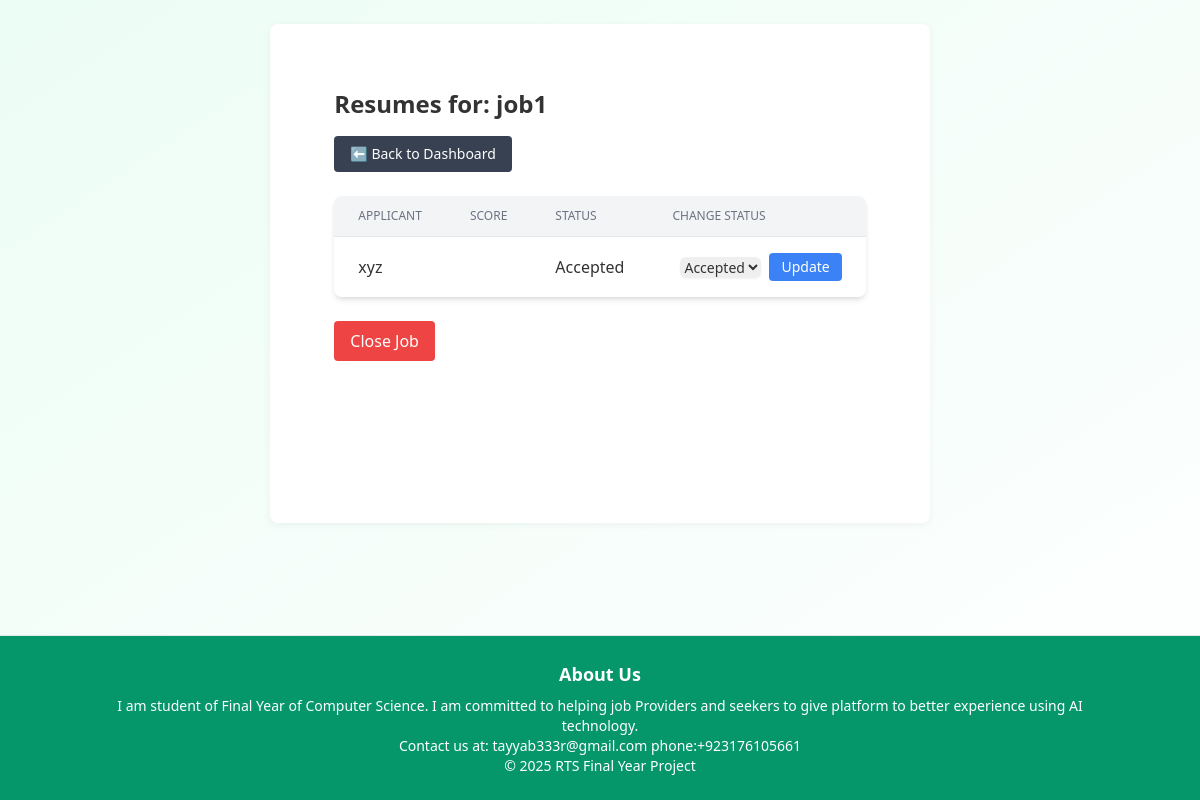
The app's page /job/1/resumes/ (signed in) with its own data.
### RTS_APP/models.py (models this page shows, shortened)
class Job(models.Model):
    provider = models.ForeignKey(User, on_delete=models.CASCADE, related_name='jobs', limit_choices_to={'role': 'provider'})
    title = models.CharField(max_length=100)
    description = models.TextField(max_length=1000)
    postDate = models.DateTimeField(auto_now_add=True)
    seats = models.PositiveIntegerField(default=1)
    is_closed = models.BooleanField(default=False)

class Resume(models.Model):
    user = models.ForeignKey(User, on_delete=models.CASCADE, related_name='resumes', limit_choices_to={'role': 'seeker'})
    job = models.ForeignKey(Job, on_delete=models.CASCADE, related_name='resumes')
    resume = models.FileField(upload_to='resumes/')
    uploadDate = models.DateTimeField(auto_now_add=True)
    status = models.CharField(max_length=10, choices=STATUS_CHOICES, default='Pending')

class User(AbstractUser):
    ROLE_CHOICES = (
        ('seeker', 'Job Seeker'),
        ('provider', 'Job Provider'),
    )
    role = models.CharField(max_length=10, choices=ROLE_CHOICES)
    email = models.EmailField(unique=True)  # ✅ Ensure uniqueness

### RTS_APP/views.py (the view)
# urls.py: path('job/<int:job>/resumes/', views.view_resumes_for_job, name='view_resumes_for_job'),
@login_required
def view_resumes_for_job(request, job):
    job_obj = Job.objects.get(id=job, provider=request.user)
    resumes = Resume.objects.filter(job=job_obj)
    return render(request, 'job_resumes.html', {'job': job_obj, 'resumes': resumes})

### RTS_APP/templates/job_resumes.html (shortened to what this page needs)
{% extends "base.html" %}
{% load static %}
{% block css %}
<link rel="stylesheet" href="{% static 'css/job_resumes.css' %}">
{% endblock %}
{% block content %}
<div class="max-w-6xl mx-auto p-6">
    <h2 class="text-2xl font-semibold mb-4">Resumes for: {{ job.title }}</h2>
    <div class="mb-6 flex justify-start">
        <a href="{% url 'dashboard_jobprovider' %}" class="inline-block px-4 py-2 bg-gray-700 text-white text-sm rounded hover:bg-gray-800 transition"> ⬅️ Back to Dashboard </a>
    </div>
    <div class="overflow-x-auto bg-white shadow-md rounded-lg">
        <table class="min-w-full divide-y divide-gray-200">
            <thead class="bg-gray-100">
                <tr>
                    <th class="px-6 py-3 text-left text-xs font-medium text-gray-500 uppercase">Applicant</th>
                    <th class="px-6 py-3 text-left text-xs font-medium text-gray-500 uppercase">Score</th>
                    <th class="px-6 py-3 text-left text-xs font-medium text-gray-500 uppercase">Status</th>
                    <th class="px-6 py-3 text-left text-xs font-medium text-gray-500 uppercase">Change Status</th>
                </tr>
            </thead>
            <tbody class="bg-white divide-y divide-gray-200">
                {% for resume in resumes %}
                <tr>
                    <td class="px-6 py-4 whitespace-nowrap">{{ resume.user.username }}</td>
                    <td class="px-6 py-4 whitespace-nowrap">{{ resume.score.score }}</td>
                    <td class="px-6 py-4 whitespace-nowrap">{{ resume.status }}</td>
                    <td class="px-6 py-4">
                        {% if not job.is_closed %}
                        <form method="post" action="{% url 'update_resume_status' resume.id %}" class="flex items-center space-x-2">
                            <select name="status" class="border-gray-300 rounded-md shadow-sm focus:ring-blue-500 focus:border-blue-500 text-sm">
                                <option value="Accepted" {% if resume.status == "Accepted" %}selected{% endif %}>Accepted</option>
                            </select>
                            <button type="submit" class="bg-blue-500 hover:bg-blue-600 text-white px-3 py-1 rounded text-sm">Update</button>
                        </form>
                        {% else %}
                        <span class="text-gray-400 italic">Job Closed</span>
                        {% endif %}
                    </td>
                </tr>
                {% empty %}
                <tr>
                    <td colspan="4" class="px-6 py-4 text-center text-gray-500">No resumes uploaded for this job yet.</td>
                </tr>
                {% endfor %}
            </tbody>
        </table>
    </div>
    {% if not job.is_closed %}
    <form method="post" action="{% url 'close_job' job.id %}" class="mt-6">
        <button type="submit" class="bg-red-500 hover:bg-red-600 text-white px-4 py-2 rounded">
            Close Job
        </button>
    </form>
    {% else %}
    <p class="mt-6 text-green-600 font-medium"><strong>This job is closed.</strong></p>
    {% endif %}
</div>
{% endblock %}

### RTS_APP/static/css/base.css (style rules this page uses)
body, h1, h2, h3, p, ul, li, a { margin: 0; padding: 0; list-style: none; text-decoration: none; box-sizing: border-box; font-family: 'Segoe UI', Tahoma, Geneva, Verdana, sans-serif; }
body { background-color: #f5f7fa; color: #333; line-height: 1.6; min-height: 100vh; display: flex; flex-direction: column; }

### records on screen
Job: title "job1"
Resume: user.username "xyz", status "Accepted"
